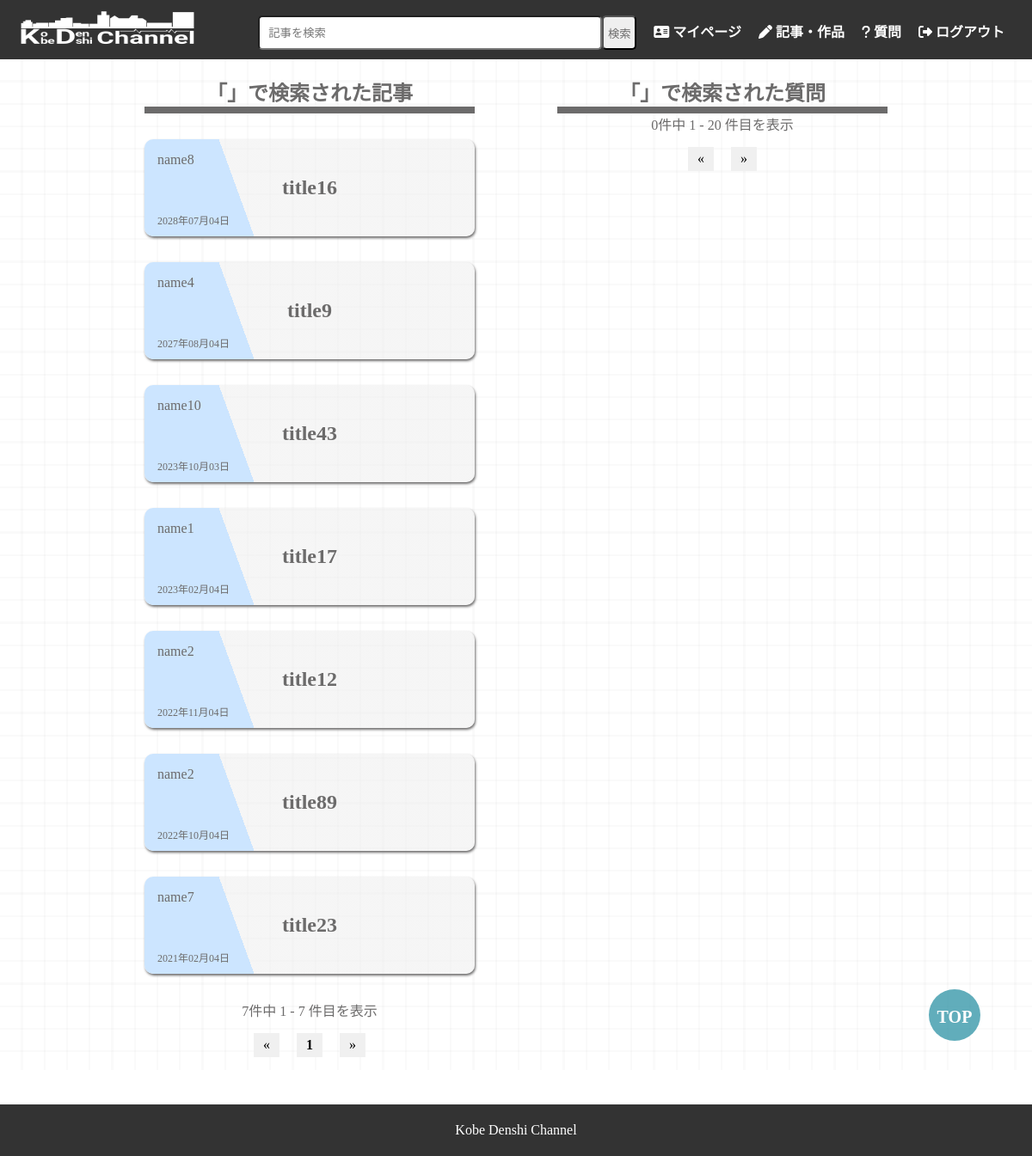
The page /search/search_result.php (signed in) on the database its author committed.
### tables this page shows
CREATE TABLE article_list(
    article_id INT PRIMARY KEY AUTO_INCREMENT,
    user_id INT NOT NULL,
    title VARCHAR(30) NOT NULL,
    sentence VARCHAR(400) NOT NULL,
    like_count INT NOT NULL DEFAULT 0,
    creation_date DATETIME NOT NULL,
    INDEX article_list_index(
        article_id,
        title,
        like_count,
        creation_date
    ),
    FOREIGN KEY (user_id) REFERENCES current_users(user_id)
);

CREATE TABLE current_users(
    user_id INT PRIMARY KEY AUTO_INCREMENT,
    name VARCHAR(20) NOT NULL,
    grade TINYINT NOT NULL,
    graduation_year SMALLINT NOT NULL,
    gender TINYINT DEFAULT 2,
    mail VARCHAR(50) UNIQUE NOT NULL,
    password VARCHAR(40) NOT NULL,
    INDEX current_users_index(
        user_id,
        name,
        grade,
        graduation_year,
        mail
    )
);

### classes/dbdata.php (called while the page is built, shortened)
<?php
class  DbData
{
    public function __construct()
    {
        $dsn = 'mysql:host=localhost;dbname=pbl1;charset=utf8';
        $user = 'kobedenshi_pbl1_a';
        $password = 'kobedenshi_2023';
        try {
            $this->pdo = new PDO($dsn, $user, $password);
        } catch (Exception  $e) {
            echo 'Error:' . $e->getMessage();
            die();
        }
    }
}

### classes/search.php (called while the page is built, shortened)
<?php
require_once __DIR__ . '/dbdata.php';
class  Search  extends  DbData
{
    public  function  getSearcharticles($search_word)
    {
        $sql  = "SELECT
    article_id,
    cu.user_id,
    name,
    title,
    sentence,
    like_count,
    creation_date
FROM
    article_list AS al
INNER JOIN
    current_users AS cu
ON
    cu.user_id = al.user_id
WHERE
    sentence LIKE '" . "%" . $search_word . "%" . "'
    OR title LIKE '" . "%" . $search_word . "%" . "'
ORDER BY
    creation_date DESC
;";
        $stmt = $this->pdo->prepare($sql);
        $stmt->execute();
        $search_articles = $stmt->fetchAll();
        return  $search_articles;
    }
}

### paging/search_paging_controller.php (called while the page is built, shortened)
<?php
if (!isset($_GET['a_page_id'])) {
  $page = 1;
} else {
  $page = $_GET['a_page_id'];
}
$start_no = ($page - 1) * MAX;
$article_data = array_slice($search_articles, $start_no, MAX, true);

### pre.php (called while the page is built, shortened)
<?php
$http_host = '//' . $_SERVER['SERVER_NAME'];
$id = "pbl1";
$user_php = $http_host . '/' . $id . '/user/user_show.php';
$article_show_php = $http_host . '/' . $id . '/article/article_show.php';

### search/search_result.php (the view, shortened to what this page needs)
<?php
$search_word = $_GET['q'];
require_once __DIR__ . '/../classes/search.php';
$search = new Search();
$search_articles = $search->getSearcharticles($search_word);
require_once __DIR__ . '/../paging/search_paging_controller.php';
require_once __DIR__ . '/../header.php';
?>
<main class="bg">
  <div class="index-style">
    <article class="article-style">
      <h1>「<?= $search_word ?>」で検索された記事</h1>
      <?php
      foreach ($article_data  as  $article) {
      ?>
        <a href=<?= $article_show_php ?>?article_id=<?= $article['article_id'] ?>>
          <article class="article-one">
            <p class="article-user"><object><a href=<?= $user_php ?>?user_id=<?= $article['user_id'] ?>><?= $article['name'] ?></a></object></p>
            <h2 class="article-title"><object><a href=<?= $article_show_php ?>?article_id=<?= $article['article_id'] ?>><?= $article['title'] ?></a></object></h2>
            <p class="article-date"><?= date('Y年m月d日', strtotime($article['creation_date'])) ?></p>
          </article>
        </a>
      <?php
      }
      require_once __DIR__ . '/../paging/search_paging.php';
      ?>
    </article>
    <article class="article-style">
      <h1>「<?= $word ?>」で検索された質問</h1>
      <?php
      require_once __DIR__ . '/../paging/search_q_paging.php';
      ?>
    </article>
  </div>
</main>
<?php
require_once __DIR__ . '/../footer.php';
?>

### css/post.css (style rules this page uses)
.index-style { width: 80%; display: flex; justify-content: center; margin: 0 auto; padding-top: 20px; }
.article-style { width: 40%; margin: 0 auto; }
article h1 { border-bottom: 8px solid #6c6b6b; text-align: center; }
.article-one { margin: 30px 0; background: -webkit-linear-gradient(380deg, #cce5ff 0%, #cce5ff 30%, #eeeeee8d 30%, #eeeeee8d 100%); border-radius: 10px; box-shadow: 1px 2px 3px #6c6b6b; }
article a { color: inherit; text-decoration: none; }
.article-user { padding: 15px 0px 10px 15px; margin: 0 auto; }
.article-date { padding: 15px 0px 10px 15px; margin: 0 auto; font-size: 12px; display: inline-block; }
.article-title { padding: 0 15px; margin: 0 auto; text-align: center; }

### css/common.css (style rules this page uses)
* { margin: 0; padding: 0; box-sizing: border-box; color: #6c6b6b; }
a { color: #6c6b6b; }
.bg { background-image: repeating-linear-gradient(to bottom, transparent 25px, rgba(0, 0, 0, 0.04) 26px, rgba(0, 0, 0, 0.04) 26px, transparent 27px, transparent 51px, rgba(0, 0, 0, 0.04) 52px, rgba(0, 0, 0, 0.04) 52px, transparent 53px, transparent 77px, rgba(0, 0, 0, 0.04) 78px, rgba(0, 0, 0, 0.04) 78px, transparent 79px, transparent 103px, rgba(0, 0, 0, 0.04) 104px, rgba(0, 0, 0, 0.04) 104px, transparent 105px, transparent 129px, rgba(0, 0, 0, 0.04) 130px, rgba(0, 0, 0, 0.04) 130px), repeating-linear-gradient(to right, transparent 25px, rgba(0, 0, 0, 0.04) 26px, rgba(0, 0, 0, 0.04) 26px, transparent 27px, transparent 51px, rgba(0, 0, 0, 0.04) 52px, rgba(0, 0, 0, 0.04) 52px, transparent 53px, transparent 77px, rgba(0, 0, 0, 0.04) 78px, rgba(0, 0, 0, 0.04) 78px, transparent 79px, transparent 103px, rgba(0, 0, 0, 0.04) 104px, rgba(0, 0, 0, 0.04) 104px, transparent 105px, transparent 129px, rgba(0, 0, 0, 0.04) 130px, rgba(0, 0, 0, 0.04) 130px); }

### rows shown on the page
article_list: user.name "name8", title "title16", creation_date "2028年07月04日"
article_list: user.name "name4", title "title9", creation_date "2027年08月04日"
article_list: user.name "name10", title "title43", creation_date "2023年10月03日"
article_list: user.name "name1", title "title17", creation_date "2023年02月04日"
article_list: user.name "name2", title "title12", creation_date "2022年11月04日"
article_list: user.name "name2", title "title89", creation_date "2022年10月04日"
article_list: user.name "name7", title "title23", creation_date "2021年02月04日"

### other values the page prints
$count "7"
$from_record "1"
$to_record "7"
$q_count "0"
$q_from_record "1"
$q_to_record "20"
